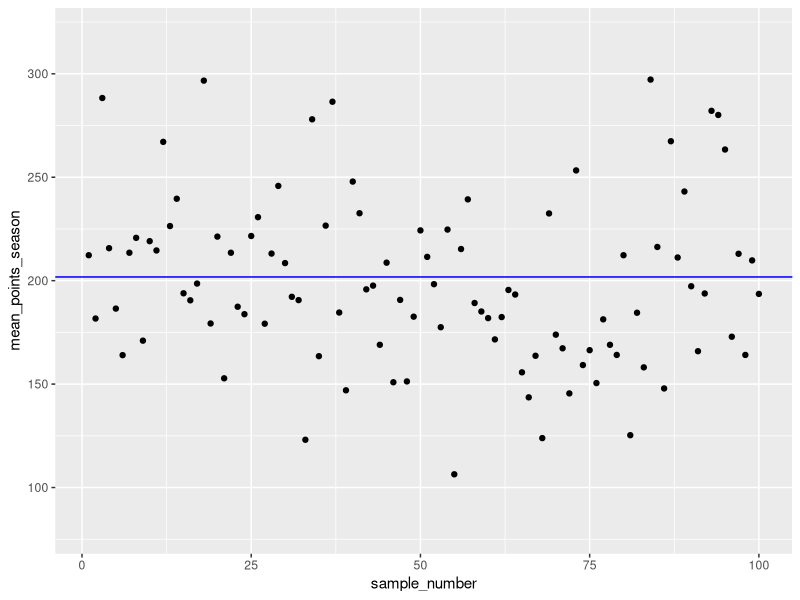
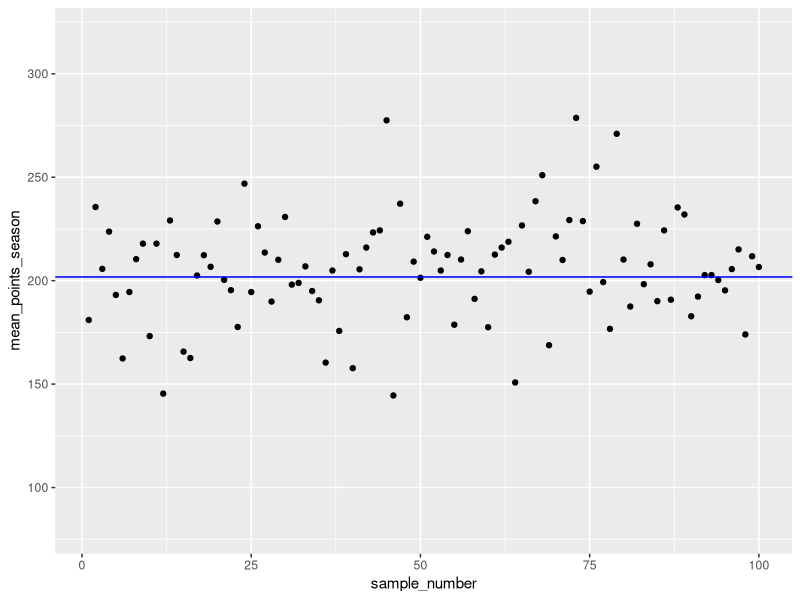

Reproduce these figures in R, in order. (Note: this script raises an error after producing the figures.)
library(readr)
wnba <- read_csv("Data/wnba.csv")
library(dplyr)
# wnba <- readr("~/R_files/DataQueset_learning/Statistics/Data/wnba.csv")
set.seed(1)
wnba <- wnba %>%
  mutate(pts_game=PTS/Games_Played)
total_points_estimates<-wnba%>%
  group_by(Pos) %>%
  sample_n(10) %>%
  summarise(mean_pts_game=mean(pts_game), mean_pts_season=mean(PTS))%>%
  arrange(Pos)
total_points_parameter<-wnba%>%
  group_by(Pos) %>%
  summarise(mean_pts_game=mean(pts_game), mean_pts_season=mean(PTS))%>%
  arrange(Pos)

wnba %>% 
  mutate(games_stratum = cut(Games_Played, breaks = 3)) %>%
  group_by(games_stratum) %>% 
  summarize(n = n()) %>% 
  mutate(percentage = n / sum(n) * 100) %>% 
  arrange(desc(percentage))

set.seed(1)
under_12<- wnba%>%
  filter(Games_Played<=12)%>%
  sample_n(1)
btw_13_22<- wnba%>%
  filter(Games_Played>12 & Games_Played<=22)%>%
  sample_n(2)
over_22<- wnba%>%
  filter(Games_Played>22)%>%
  sample_n(7)
combined <-bind_rows(under_12, btw_13_22, over_22)
mean(combined$PTS)

## for identifying class of each column
library(purrr)
list_class <- map(wnba, class)

print(list_class)
df_class <- map_df(wnba, class)
#taking games played into account-generate a function and iterate it 100 times
library(purrr)
library(tibble)
library(ggplot2)
set.seed(1)
sample_mean<-function(x){
  under_12 <- wnba %>% 
    filter(Games_Played <= 12) %>% 
    sample_n(1)
  btw_13_22 <- wnba %>% 
    filter(Games_Played > 12 & Games_Played <= 22) %>% 
    sample_n(2)
  over_22 <- wnba %>% 
    filter(Games_Played > 22) %>% 
    sample_n(7)
  
  combined <- bind_rows(under_12, btw_13_22, over_22)
  mean(combined$PTS)
}
sample_number<- 1:100
mean_points_season<- map_dbl(sample_number, sample_mean)
df<-tibble(sample_number, mean_points_season)
ggplot(data=df)+
  aes(x=sample_number, y=mean_points_season) +
  geom_point()+
  geom_hline(yintercept=mean(wnba$PTS) ,color="blue")+
  ylim(80,320)
#
wnba <- wnba %>%
  mutate(minutes_stratum = cut(MIN, breaks = 3))
set.seed(1)

sample_mean <- function(x) {
  sample <- wnba %>% 
    group_by(minutes_stratum) %>% 
    sample_frac(.07)
  
  mean(sample$PTS)
}

sample_number <- 1:100

mean_points_season <- map_dbl(sample_number, sample_mean)

df <- tibble(sample_number, mean_points_season)
ggplot(data = df) + 
  aes(x = sample_number, y = mean_points_season) +
  geom_point() +
  geom_hline(yintercept = mean(wnba$PTS), color = "blue") +
  ylim(80, 320)
library(ggplot2)

set.seed(10)
clusters <- unique(wnba$Team)%>%
  sample(size=4)
sample<-wnba%>%
  filter(Team %in% clusters)
sampling_error_height <- mean(wnba$Height) - mean(sample$Height)
sampling_error_age <- mean(wnba$Age) - mean(sample$Age)
sampling_error_games <- mean(wnba$Games_Played) - mean(sample$Games_Played)
sampling_error_points <- mean(wnba$PTS) - mean(sample$PTS)
library(tidyr)
glimpse(wnba)
str(wnba)

wnba%>%
  group_by(Height) %>%
  summarise(Freq=n())%>%
  arrange(desc(Height))
wnba%>%
  group_by(Height) %>%
  summarise(Freq=n())%>%
  arrange(desc(Freq))
age_descending <- wnba%>%
  group_by(Age) %>%
  summarise(Freq=n())%>%
  arrange(desc(Age))
age_ascending <- wnba %>%
  group_by(Age) %>%
  summarize(Freq = n())

#stratifying by height
wnba <- wnba%>%
  mutate(height_labels = case_when(
    Height<=170 ~"short",
    Height>170 & Height<=180 ~"medium",
    Height>180 ~"tall")
    ) 

wnba%>%
  select(Height, height_labels)%>%
  head(10)
wnba%>%
  group_by(height_labels)%>%
  summarise(freq=n())%>%
  arrange(desc(height_labels))
#ordinal or define as a factor
height_levels <- c("short", "medium", "tall")

wnba %>% 
  group_by(Height_labels) %>% 
  summarize(Freq = n()) %>% 
  arrange(factor(Height_labels, 
                 levels = height_levels))
age_25 <- wnba%>%
  filter(Age==25)%>%
  summarize(Freq=n())%>%
  mutate(Prop = Freq/nrow(wnba))%>%
  mutate(Percentage = Freq/nrow(wnba)*100)
age_23_or_under <- wnba%>%
  filter(Age<=23)%>%
  summarize(Freq=n())%>%
  mutate(Prop = Freq/nrow(wnba))%>%
  mutate(Percentage = Freq/nrow(wnba)*100)
age_30_or_older <- wnba%>%
  filter(Age>=30)%>%
  summarize(Freq=n())%>%
  mutate(Prop = Freq/nrow(wnba))%>%
  mutate(Percentage = Freq/nrow(wnba)*100)
wnba %>% 
  mutate(cume_dist_age = cume_dist(Age)) %>%
  select(Name, Age, cume_dist_age) %>%
  head (n=15)
age_upper_quartile <- quantile(wnba$Age, probs=0.75)
wnba_age_percentiles<-wnba %>%
  mutate(cume_dist_age = cume_dist(Age))%>%
  select(Name, Age, cume_dist_age)%>%
  arrange(Age)
#make categories and count frequency
library(tidyr)
wnba%>%
  mutate(weight_categories = 
           cut(Weight, breaks = 10, dig.lab = 4))%>%
  group_by(weight_categories)%>%
  summarise(Freq = n())%>%
  drop_na()

#The ( character indicates that the starting point is not included, while the ] the endpoint is included.
wnba%>%
  mutate(weight_categories = 
           cut(Weight, breaks = 10, dig.lab = 4))%>%
  group_by(weight_categories)%>%
  summarise(Freq = n())%>%
  drop_na()


wnba <- wnba %>% 
  mutate(points_categories = cut(PTS, breaks = 10, dig.lab = 4))

pts_freq_table <- wnba %>% 
  group_by(PTS) %>% 
  summarize(Freq = n())

pts_grouped_freq_table <- wnba %>% 
  group_by(points_categories) %>% 
  summarize(Freq = n()) %>% 
  mutate(Percentage = Freq / nrow(wnba) * 100) %>% 
  arrange(desc(points_categories))

wnba <- wnba %>% 
  mutate(min_categories = cut(MIN, breaks = 20, dig.lab = 4))

wnba %>% 
  group_by(min_categories) %>% 
  summarize(Freq = n())
wnba <- wnba %>% 
  mutate(min_categories = 
           cut(MIN, 
               breaks = c(0, 150, 300, 450, 600, 750, 900, 1050), 
               dig.lab = 4))

min_grouped_freq_table <- wnba %>% 
  group_by(min_categories) %>% 
  summarize(Freq = n()) %>% 
  mutate(Percentage = Freq / nrow(wnba) * 100)
